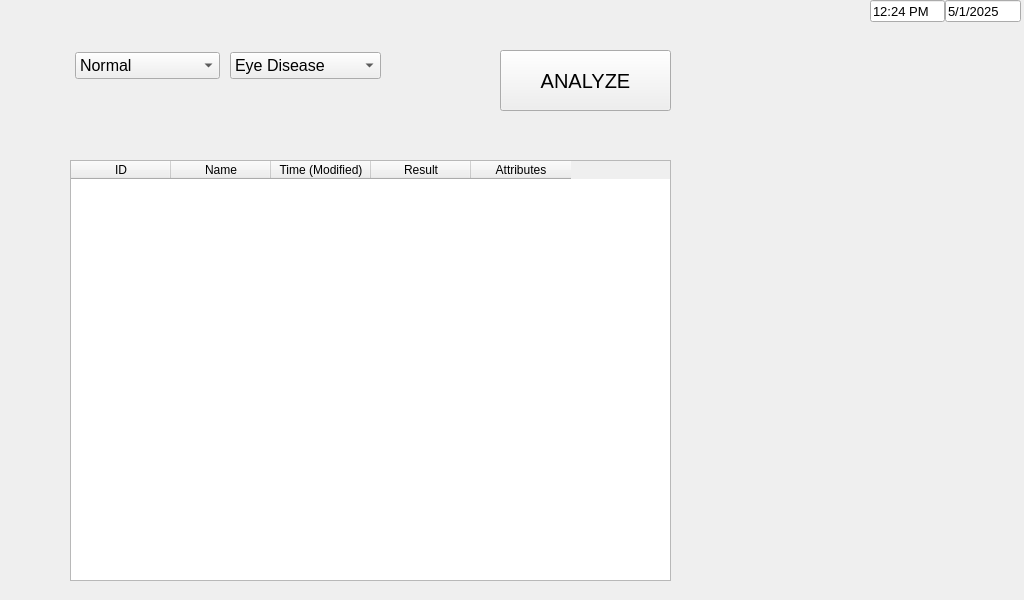
<?xml version="1.0" encoding="UTF-8"?>
<ui version="4.0">
 <class>MainWindow</class>
 <widget class="QMainWindow" name="MainWindow">
  <property name="geometry">
   <rect>
    <x>0</x>
    <y>0</y>
    <width>1024</width>
    <height>600</height>
   </rect>
  </property>
  <property name="minimumSize">
   <size>
    <width>1024</width>
    <height>600</height>
   </size>
  </property>
  <property name="maximumSize">
   <size>
    <width>1024</width>
    <height>600</height>
   </size>
  </property>
  <property name="windowTitle">
   <string>MainWindow</string>
  </property>
  <property name="windowOpacity">
   <double>1.000000000000000</double>
  </property>
  <widget class="QWidget" name="centralwidget">
   <widget class="QPushButton" name="Analyze_Button">
    <property name="geometry">
     <rect>
      <x>500</x>
      <y>50</y>
      <width>171</width>
      <height>61</height>
     </rect>
    </property>
    <property name="font">
     <font>
      <pointsize>15</pointsize>
     </font>
    </property>
    <property name="text">
     <string>ANALYZE</string>
    </property>
   </widget>
   <widget class="QTableWidget" name="Data_Table">
    <property name="geometry">
     <rect>
      <x>70</x>
      <y>160</y>
      <width>601</width>
      <height>421</height>
     </rect>
    </property>
    <attribute name="horizontalHeaderVisible">
     <bool>true</bool>
    </attribute>
    <attribute name="horizontalHeaderCascadingSectionResizes">
     <bool>false</bool>
    </attribute>
    <attribute name="horizontalHeaderDefaultSectionSize">
     <number>100</number>
    </attribute>
    <column>
     <property name="text">
      <string>ID</string>
     </property>
    </column>
    <column>
     <property name="text">
      <string>Name</string>
     </property>
    </column>
    <column>
     <property name="text">
      <string>Time (Modified)</string>
     </property>
    </column>
    <column>
     <property name="text">
      <string>Result</string>
     </property>
    </column>
    <column>
     <property name="text">
      <string>Attributes</string>
     </property>
    </column>
   </widget>
   <widget class="QWidget" name="layoutWidget">
    <property name="geometry">
     <rect>
      <x>70</x>
      <y>50</y>
      <width>311</width>
      <height>31</height>
     </rect>
    </property>
    <layout class="QHBoxLayout" name="HL_Mode_Selection" stretch="2,0">
     <property name="spacing">
      <number>10</number>
     </property>
     <property name="leftMargin">
      <number>5</number>
     </property>
     <item>
      <widget class="QComboBox" name="comboBox">
       <property name="font">
        <font>
         <pointsize>12</pointsize>
        </font>
       </property>
       <item>
        <property name="text">
         <string>Normal</string>
        </property>
       </item>
       <item>
        <property name="text">
         <string>EMS</string>
        </property>
       </item>
      </widget>
     </item>
     <item>
      <widget class="QComboBox" name="comboBox_2">
       <property name="font">
        <font>
         <pointsize>12</pointsize>
        </font>
       </property>
       <item>
        <property name="text">
         <string>Eye Disease</string>
        </property>
       </item>
       <item>
        <property name="text">
         <string>Stroke Prediction</string>
        </property>
       </item>
       <item>
        <property name="text">
         <string>Skin Disease</string>
        </property>
       </item>
      </widget>
     </item>
    </layout>
   </widget>
   <widget class="QWidget" name="layoutWidget">
    <property name="geometry">
     <rect>
      <x>870</x>
      <y>0</y>
      <width>151</width>
      <height>22</height>
     </rect>
    </property>
    <layout class="QHBoxLayout" name="HL_Time_Date">
     <property name="spacing">
      <number>0</number>
     </property>
     <item>
      <widget class="QLineEdit" name="lineEdit_Time">
       <property name="font">
        <font>
         <pointsize>10</pointsize>
        </font>
       </property>
       <property name="text">
        <string>12:24 PM</string>
       </property>
      </widget>
     </item>
     <item>
      <widget class="QLineEdit" name="lineEdit_Date">
       <property name="font">
        <font>
         <pointsize>10</pointsize>
        </font>
       </property>
       <property name="text">
        <string>5/1/2025</string>
       </property>
      </widget>
     </item>
    </layout>
   </widget>
  </widget>
 </widget>
 <resources/>
 <connections/>
</ui>
